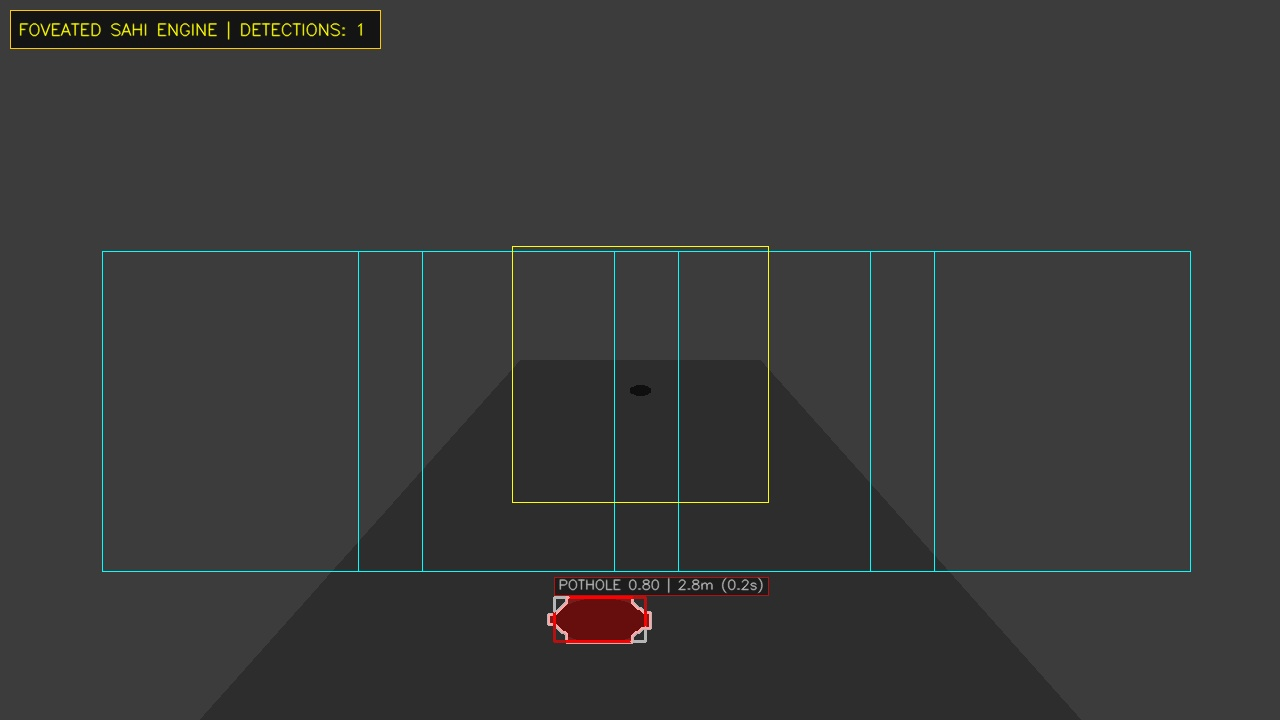
#> input picture main/cv_pipeline/sahi_verification_test.jpg, 1280 x 720 px
$ python -i detect_potholes.py   (imports and definitions only)
#> lines starting #> are read from the running program, lines starting #| are printed output that depends on the picture
#> further down, picture is the input picture: shape (720, 1280, 3); mean B, G, R 57.1, 57.7, 57.1
"""
RoadSense — High-Precision Computer Vision Detection Engine (v2.0)
==================================================================
Performs deep computer vision pothole detection on dashcam footage.

Key Upgrades:
1. CLAHE Contrast Normalization: Equalizes harsh road lighting, direct sunlight, and tree shadows.
2. Multi-Frame Temporal Tracklet Association: Rejects single-frame optical flashes and noise.
3. Box Area Scaling: Computes normalized bounding box area (%) for defect dimension modeling.
4. Export Schema: video_time_sec, confidence, box_area_pct, track_hits.
"""

import os
import sys
import csv
import cv2
import numpy as np
from ultralytics import YOLO


def apply_clahe(frame):
    """
    Apply Contrast Limited Adaptive Histogram Equalization (CLAHE) on the Luminance (L) channel.
    Normalizes deep shadows and asphalt glare without altering natural chrominance.
    """
    try:
        lab = cv2.cvtColor(frame, cv2.COLOR_BGR2LAB)
#> lab: shape (720, 1280, 3); mean of channels 0, 1, 2 62, 127.8, 128.4
        l, a, b = cv2.split(lab)
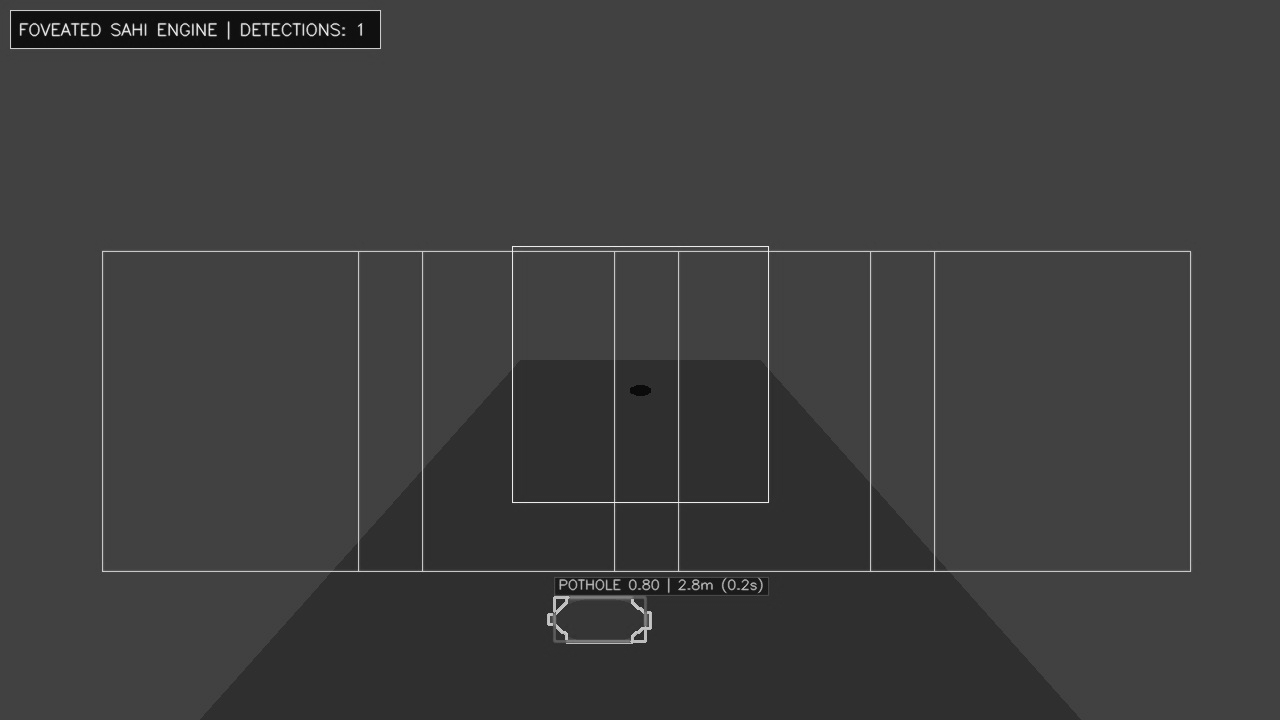
#> l: shape (720, 1280); min 7, max 241, mean 62
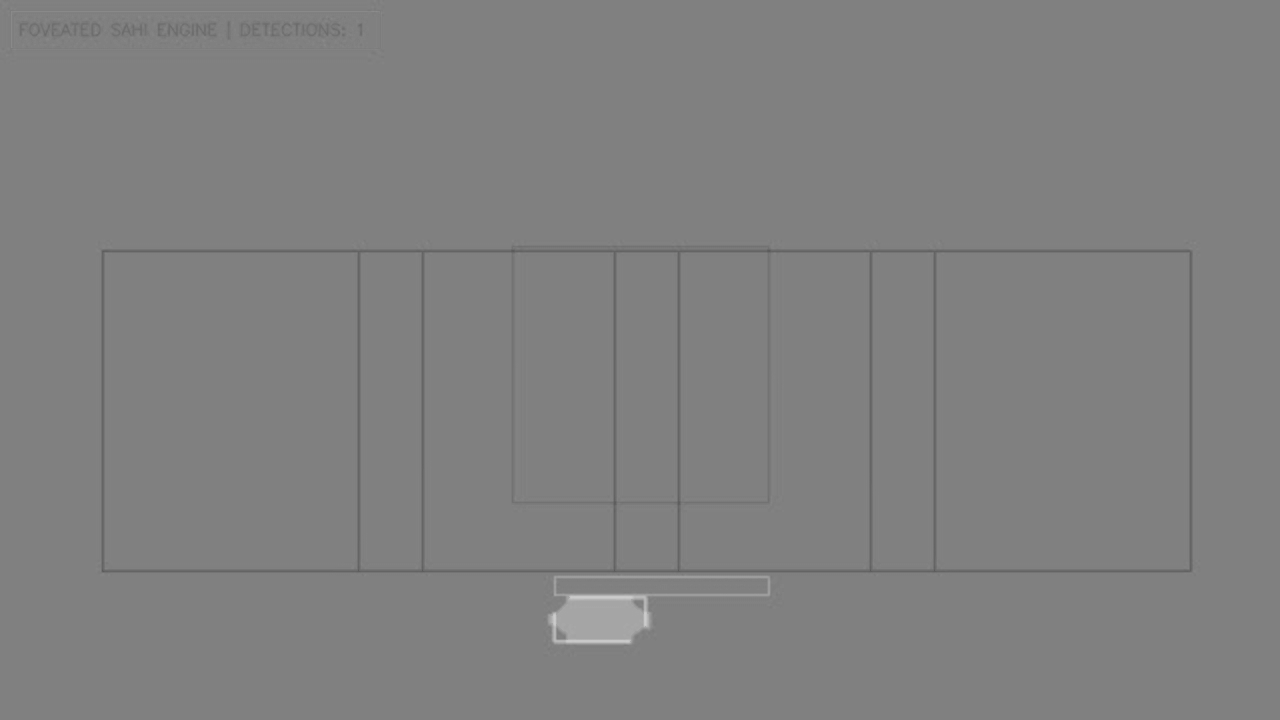
#> a: shape (720, 1280); min 90, max 205, mean 127.8
        clahe = cv2.createCLAHE(clipLimit=2.5, tileGridSize=(8, 8))
        cl = clahe.apply(l)
        merged = cv2.merge((cl, a, b))
#> merged: shape (720, 1280, 3); mean of channels 0, 1, 2 66.6, 127.8, 128.4
        return cv2.cvtColor(merged, cv2.COLOR_LAB2BGR)
    except Exception:
        return frame


# [260 lines left out: functions compute_iou, analyze_video, not called in this run]


# [21 lines not run here, left out]

>>> import cv2
>>> picture = cv2.imread('sahi_verification_test.jpg')
>>> result = apply_clahe(picture)
